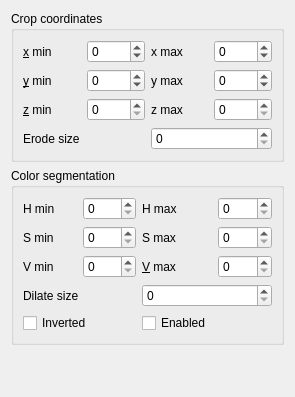
       <widget class="QWidget" name="page_input_data_processing">
        <property name="geometry">
         <rect>
          <x>0</x>
          <y>0</y>
          <width>295</width>
          <height>397</height>
         </rect>
        </property>
        <attribute name="label">
         <string>Input data processing</string>
        </attribute>
        <layout class="QVBoxLayout" name="verticalLayout_2">
         <item>
          <widget class="QGroupBox" name="groupBox_crop_xyz">
           <property name="toolTip">
            <string/>
           </property>
           <property name="title">
            <string>Crop coordinates</string>
           </property>
           <layout class="QGridLayout" name="gridLayout_3">
            <item row="1" column="3">
             <widget class="QSpinBox" name="spinBox_y_max">
              <property name="minimum">
               <number>-100</number>
              </property>
              <property name="maximum">
               <number>100</number>
              </property>
              <property name="singleStep">
               <number>5</number>
              </property>
             </widget>
            </item>
            <item row="2" column="0">
             <widget class="QLabel" name="label_z_min">
              <property name="text">
               <string>&amp;z min</string>
              </property>
              <property name="buddy">
               <cstring>spinBox_z_min</cstring>
              </property>
             </widget>
            </item>
            <item row="0" column="3">
             <widget class="QSpinBox" name="spinBox_x_max">
              <property name="minimum">
               <number>-100</number>
              </property>
              <property name="maximum">
               <number>100</number>
              </property>
              <property name="singleStep">
               <number>5</number>
              </property>
             </widget>
            </item>
            <item row="1" column="1">
             <widget class="QSpinBox" name="spinBox_y_min">
              <property name="minimum">
               <number>-100</number>
              </property>
              <property name="maximum">
               <number>100</number>
              </property>
              <property name="singleStep">
               <number>5</number>
              </property>
             </widget>
            </item>
            <item row="0" column="0">
             <widget class="QLabel" name="label_x_min">
              <property name="text">
               <string>&amp;x min</string>
              </property>
              <property name="buddy">
               <cstring>spinBox_x_min</cstring>
              </property>
             </widget>
            </item>
            <item row="2" column="3">
             <widget class="QSpinBox" name="spinBox_z_max">
              <property name="minimum">
               <number>0</number>
              </property>
              <property name="maximum">
               <number>1000</number>
              </property>
              <property name="singleStep">
               <number>5</number>
              </property>
             </widget>
            </item>
            <item row="0" column="1">
             <widget class="QSpinBox" name="spinBox_x_min">
              <property name="minimum">
               <number>-100</number>
              </property>
              <property name="maximum">
               <number>100</number>
              </property>
              <property name="singleStep">
               <number>5</number>
              </property>
             </widget>
            </item>
            <item row="3" column="0" colspan="2">
             <widget class="QLabel" name="label_xyz_erode_size">
              <property name="text">
               <string>Erode size</string>
              </property>
              <property name="buddy">
               <cstring>spinBox_xyz_erode_size</cstring>
              </property>
             </widget>
            </item>
            <item row="1" column="0">
             <widget class="QLabel" name="label_y_min">
              <property name="text">
               <string>&amp;y min</string>
              </property>
              <property name="buddy">
               <cstring>spinBox_y_min</cstring>
              </property>
             </widget>
            </item>
            <item row="0" column="2">
             <widget class="QLabel" name="label_x_max">
              <property name="text">
               <string>x max</string>
              </property>
              <property name="buddy">
               <cstring>spinBox_x_max</cstring>
              </property>
             </widget>
            </item>
            <item row="2" column="1">
             <widget class="QSpinBox" name="spinBox_z_min">
              <property name="minimum">
               <number>0</number>
              </property>
              <property name="maximum">
               <number>1000</number>
              </property>
              <property name="singleStep">
               <number>5</number>
              </property>
             </widget>
            </item>
            <item row="1" column="2">
             <widget class="QLabel" name="label_y_max">
              <property name="text">
               <string>y max</string>
              </property>
              <property name="buddy">
               <cstring>spinBox_y_max</cstring>
              </property>
             </widget>
            </item>
            <item row="2" column="2">
             <widget class="QLabel" name="label_z_max">
              <property name="text">
               <string>z max</string>
              </property>
              <property name="buddy">
               <cstring>spinBox_z_max</cstring>
              </property>
             </widget>
            </item>
            <item row="3" column="2" colspan="2">
             <widget class="QSpinBox" name="spinBox_xyz_erode_size">
              <property name="maximum">
               <number>50</number>
              </property>
             </widget>
            </item>
           </layout>
          </widget>
         </item>
         <item>
          <widget class="QGroupBox" name="groupBox_segment_hsv">
           <property name="toolTip">
            <string/>
           </property>
           <property name="title">
            <string>Color segmentation</string>
           </property>
           <layout class="QGridLayout" name="gridLayout">
            <item row="0" column="3">
             <widget class="QSpinBox" name="spinBox_h_max">
              <property name="maximum">
               <number>360</number>
              </property>
              <property name="singleStep">
               <number>5</number>
              </property>
             </widget>
            </item>
            <item row="1" column="2">
             <widget class="QLabel" name="label_s_max">
              <property name="text">
               <string>S max</string>
              </property>
              <property name="buddy">
               <cstring>spinBox_s_max</cstring>
              </property>
             </widget>
            </item>
            <item row="1" column="1">
             <widget class="QSpinBox" name="spinBox_s_min">
              <property name="maximum">
               <number>100</number>
              </property>
              <property name="singleStep">
               <number>5</number>
              </property>
             </widget>
            </item>
            <item row="0" column="0">
             <widget class="QLabel" name="label_h_min">
              <property name="text">
               <string>H min</string>
              </property>
              <property name="buddy">
               <cstring>spinBox_h_min</cstring>
              </property>
             </widget>
            </item>
            <item row="0" column="2">
             <widget class="QLabel" name="label_h_max">
              <property name="text">
               <string>H max</string>
              </property>
              <property name="buddy">
               <cstring>spinBox_h_max</cstring>
              </property>
             </widget>
            </item>
            <item row="1" column="0">
             <widget class="QLabel" name="label_s_min">
              <property name="text">
               <string>S min</string>
              </property>
              <property name="buddy">
               <cstring>spinBox_s_min</cstring>
              </property>
             </widget>
            </item>
            <item row="2" column="1">
             <widget class="QSpinBox" name="spinBox_v_min">
              <property name="maximum">
               <number>100</number>
              </property>
              <property name="singleStep">
               <number>5</number>
              </property>
             </widget>
            </item>
            <item row="2" column="0">
             <widget class="QLabel" name="label_v_min">
              <property name="text">
               <string>V min</string>
              </property>
              <property name="buddy">
               <cstring>spinBox_v_min</cstring>
              </property>
             </widget>
            </item>
            <item row="2" column="3">
             <widget class="QSpinBox" name="spinBox_v_max">
              <property name="maximum">
               <number>100</number>
              </property>
              <property name="singleStep">
               <number>5</number>
              </property>
             </widget>
            </item>
            <item row="0" column="1">
             <widget class="QSpinBox" name="spinBox_h_min">
              <property name="maximum">
               <number>360</number>
              </property>
              <property name="singleStep">
               <number>5</number>
              </property>
             </widget>
            </item>
            <item row="2" column="2">
             <widget class="QLabel" name="label_v_max">
              <property name="text">
               <string>&amp;V max</string>
              </property>
              <property name="buddy">
               <cstring>spinBox_v_max</cstring>
              </property>
             </widget>
            </item>
            <item row="1" column="3">
             <widget class="QSpinBox" name="spinBox_s_max">
              <property name="maximum">
               <number>100</number>
              </property>
              <property name="singleStep">
               <number>5</number>
              </property>
             </widget>
            </item>
            <item row="3" column="0" colspan="2">
             <widget class="QLabel" name="label_hsv_dilate_size">
              <property name="text">
               <string>Dilate size</string>
              </property>
              <property name="buddy">
               <cstring>spinBox_hsv_dilate_size</cstring>
              </property>
             </widget>
            </item>
            <item row="3" column="2" colspan="2">
             <widget class="QSpinBox" name="spinBox_hsv_dilate_size">
              <property name="maximum">
               <number>50</number>
              </property>
             </widget>
            </item>
            <item row="4" column="0" colspan="2">
             <widget class="QCheckBox" name="checkBox_color_segmentation_inverted">
              <property name="text">
               <string>Inverted</string>
              </property>
             </widget>
            </item>
            <item row="4" column="2">
             <widget class="QCheckBox" name="checkBox_color_segmentation_enabled">
              <property name="text">
               <string>Enabled</string>
              </property>
             </widget>
            </item>
           </layout>
           <zorder>spinBox_h_min</zorder>
           <zorder>label_s_min</zorder>
           <zorder>spinBox_v_min</zorder>
           <zorder>spinBox_v_max</zorder>
           <zorder>label_s_max</zorder>
           <zorder>label_v_max</zorder>
           <zorder>spinBox_h_max</zorder>
           <zorder>label_h_min</zorder>
           <zorder>label_h_max</zorder>
           <zorder>label_v_min</zorder>
           <zorder>spinBox_s_max</zorder>
           <zorder>spinBox_s_min</zorder>
           <zorder>checkBox_color_segmentation_inverted</zorder>
           <zorder>label_hsv_dilate_size</zorder>
           <zorder>spinBox_hsv_dilate_size</zorder>
           <zorder>checkBox_color_segmentation_enabled</zorder>
          </widget>
         </item>
         <item>
          <spacer name="verticalSpacer_input_data_processing">
           <property name="orientation">
            <enum>Qt::Vertical</enum>
           </property>
           <property name="sizeHint" stdset="0">
            <size>
             <width>20</width>
             <height>40</height>
            </size>
           </property>
          </spacer>
         </item>
        </layout>
       </widget>
